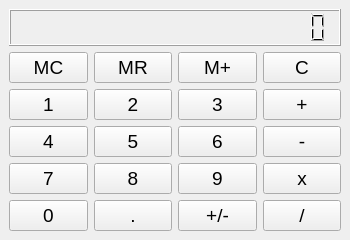
<?xml version="1.0" encoding="UTF-8"?>
<ui version="4.0">
 <class>MainWindow</class>
 <widget class="QMainWindow" name="MainWindow">
  <property name="geometry">
   <rect>
    <x>0</x>
    <y>0</y>
    <width>350</width>
    <height>240</height>
   </rect>
  </property>
  <property name="sizePolicy">
   <sizepolicy hsizetype="Fixed" vsizetype="Fixed">
    <horstretch>0</horstretch>
    <verstretch>0</verstretch>
   </sizepolicy>
  </property>
  <property name="minimumSize">
   <size>
    <width>350</width>
    <height>240</height>
   </size>
  </property>
  <property name="maximumSize">
   <size>
    <width>350</width>
    <height>240</height>
   </size>
  </property>
  <property name="windowTitle">
   <string>MainWindow</string>
  </property>
  <widget class="QWidget" name="centralwidget">
   <layout class="QGridLayout" name="gridLayout">
    <item row="1" column="0">
     <widget class="QPushButton" name="opMc">
      <property name="font">
       <font>
        <pointsize>14</pointsize>
       </font>
      </property>
      <property name="focusPolicy">
       <enum>Qt::NoFocus</enum>
      </property>
      <property name="text">
       <string>MC</string>
      </property>
     </widget>
    </item>
    <item row="1" column="1">
     <widget class="QPushButton" name="opMr">
      <property name="font">
       <font>
        <pointsize>14</pointsize>
       </font>
      </property>
      <property name="focusPolicy">
       <enum>Qt::NoFocus</enum>
      </property>
      <property name="text">
       <string>MR</string>
      </property>
     </widget>
    </item>
    <item row="1" column="2">
     <widget class="QPushButton" name="opMAdd">
      <property name="font">
       <font>
        <pointsize>14</pointsize>
       </font>
      </property>
      <property name="focusPolicy">
       <enum>Qt::NoFocus</enum>
      </property>
      <property name="text">
       <string>M+</string>
      </property>
     </widget>
    </item>
    <item row="1" column="3">
     <widget class="QPushButton" name="opClear">
      <property name="font">
       <font>
        <pointsize>14</pointsize>
       </font>
      </property>
      <property name="focusPolicy">
       <enum>Qt::NoFocus</enum>
      </property>
      <property name="text">
       <string>C</string>
      </property>
     </widget>
    </item>
    <item row="2" column="0">
     <widget class="QPushButton" name="number1">
      <property name="font">
       <font>
        <pointsize>14</pointsize>
       </font>
      </property>
      <property name="focusPolicy">
       <enum>Qt::NoFocus</enum>
      </property>
      <property name="text">
       <string>1</string>
      </property>
     </widget>
    </item>
    <item row="2" column="1">
     <widget class="QPushButton" name="number2">
      <property name="font">
       <font>
        <pointsize>14</pointsize>
       </font>
      </property>
      <property name="focusPolicy">
       <enum>Qt::NoFocus</enum>
      </property>
      <property name="text">
       <string>2</string>
      </property>
     </widget>
    </item>
    <item row="2" column="2">
     <widget class="QPushButton" name="number3">
      <property name="font">
       <font>
        <pointsize>14</pointsize>
       </font>
      </property>
      <property name="focusPolicy">
       <enum>Qt::NoFocus</enum>
      </property>
      <property name="text">
       <string>3</string>
      </property>
     </widget>
    </item>
    <item row="2" column="3">
     <widget class="QPushButton" name="opAdd">
      <property name="font">
       <font>
        <pointsize>14</pointsize>
       </font>
      </property>
      <property name="focusPolicy">
       <enum>Qt::NoFocus</enum>
      </property>
      <property name="text">
       <string>+</string>
      </property>
     </widget>
    </item>
    <item row="3" column="0">
     <widget class="QPushButton" name="number4">
      <property name="font">
       <font>
        <pointsize>14</pointsize>
       </font>
      </property>
      <property name="focusPolicy">
       <enum>Qt::NoFocus</enum>
      </property>
      <property name="text">
       <string>4</string>
      </property>
     </widget>
    </item>
    <item row="3" column="1">
     <widget class="QPushButton" name="number5">
      <property name="font">
       <font>
        <pointsize>14</pointsize>
       </font>
      </property>
      <property name="focusPolicy">
       <enum>Qt::NoFocus</enum>
      </property>
      <property name="text">
       <string>5</string>
      </property>
     </widget>
    </item>
    <item row="3" column="2">
     <widget class="QPushButton" name="number6">
      <property name="font">
       <font>
        <pointsize>14</pointsize>
       </font>
      </property>
      <property name="focusPolicy">
       <enum>Qt::NoFocus</enum>
      </property>
      <property name="text">
       <string>6</string>
      </property>
     </widget>
    </item>
    <item row="3" column="3">
     <widget class="QPushButton" name="opSub">
      <property name="font">
       <font>
        <pointsize>14</pointsize>
       </font>
      </property>
      <property name="focusPolicy">
       <enum>Qt::NoFocus</enum>
      </property>
      <property name="text">
       <string>-</string>
      </property>
     </widget>
    </item>
    <item row="4" column="0">
     <widget class="QPushButton" name="number7">
      <property name="font">
       <font>
        <pointsize>14</pointsize>
       </font>
      </property>
      <property name="focusPolicy">
       <enum>Qt::NoFocus</enum>
      </property>
      <property name="text">
       <string>7</string>
      </property>
     </widget>
    </item>
    <item row="4" column="1">
     <widget class="QPushButton" name="number8">
      <property name="font">
       <font>
        <pointsize>14</pointsize>
       </font>
      </property>
      <property name="focusPolicy">
       <enum>Qt::NoFocus</enum>
      </property>
      <property name="text">
       <string>8</string>
      </property>
     </widget>
    </item>
    <item row="4" column="2">
     <widget class="QPushButton" name="number9">
      <property name="font">
       <font>
        <pointsize>14</pointsize>
       </font>
      </property>
      <property name="focusPolicy">
       <enum>Qt::NoFocus</enum>
      </property>
      <property name="text">
       <string>9</string>
      </property>
     </widget>
    </item>
    <item row="4" column="3">
     <widget class="QPushButton" name="opMul">
      <property name="font">
       <font>
        <pointsize>14</pointsize>
       </font>
      </property>
      <property name="focusPolicy">
       <enum>Qt::NoFocus</enum>
      </property>
      <property name="text">
       <string>x</string>
      </property>
     </widget>
    </item>
    <item row="5" column="0">
     <widget class="QPushButton" name="number0">
      <property name="font">
       <font>
        <pointsize>14</pointsize>
       </font>
      </property>
      <property name="focusPolicy">
       <enum>Qt::NoFocus</enum>
      </property>
      <property name="text">
       <string>0</string>
      </property>
     </widget>
    </item>
    <item row="5" column="1">
     <widget class="QPushButton" name="numberDot">
      <property name="font">
       <font>
        <pointsize>14</pointsize>
       </font>
      </property>
      <property name="focusPolicy">
       <enum>Qt::NoFocus</enum>
      </property>
      <property name="text">
       <string>.</string>
      </property>
     </widget>
    </item>
    <item row="5" column="2">
     <widget class="QPushButton" name="numberNegative">
      <property name="font">
       <font>
        <pointsize>14</pointsize>
       </font>
      </property>
      <property name="focusPolicy">
       <enum>Qt::NoFocus</enum>
      </property>
      <property name="text">
       <string>+/-</string>
      </property>
     </widget>
    </item>
    <item row="5" column="3">
     <widget class="QPushButton" name="numberDivide">
      <property name="font">
       <font>
        <pointsize>14</pointsize>
       </font>
      </property>
      <property name="focusPolicy">
       <enum>Qt::NoFocus</enum>
      </property>
      <property name="text">
       <string>/</string>
      </property>
     </widget>
    </item>
    <item row="0" column="0" colspan="4">
     <widget class="QLCDNumber" name="lcdNumber">
      <property name="font">
       <font>
        <pointsize>14</pointsize>
       </font>
      </property>
      <property name="digitCount">
       <number>20</number>
      </property>
     </widget>
    </item>
   </layout>
  </widget>
 </widget>
 <resources/>
 <connections>
  <connection>
   <sender>number1</sender>
   <signal>clicked()</signal>
   <receiver>number1</receiver>
   <slot>click()</slot>
   <hints>
    <hint type="sourcelabel">
     <x>50</x>
     <y>117</y>
    </hint>
    <hint type="destinationlabel">
     <x>50</x>
     <y>117</y>
    </hint>
   </hints>
  </connection>
 </connections>
</ui>
